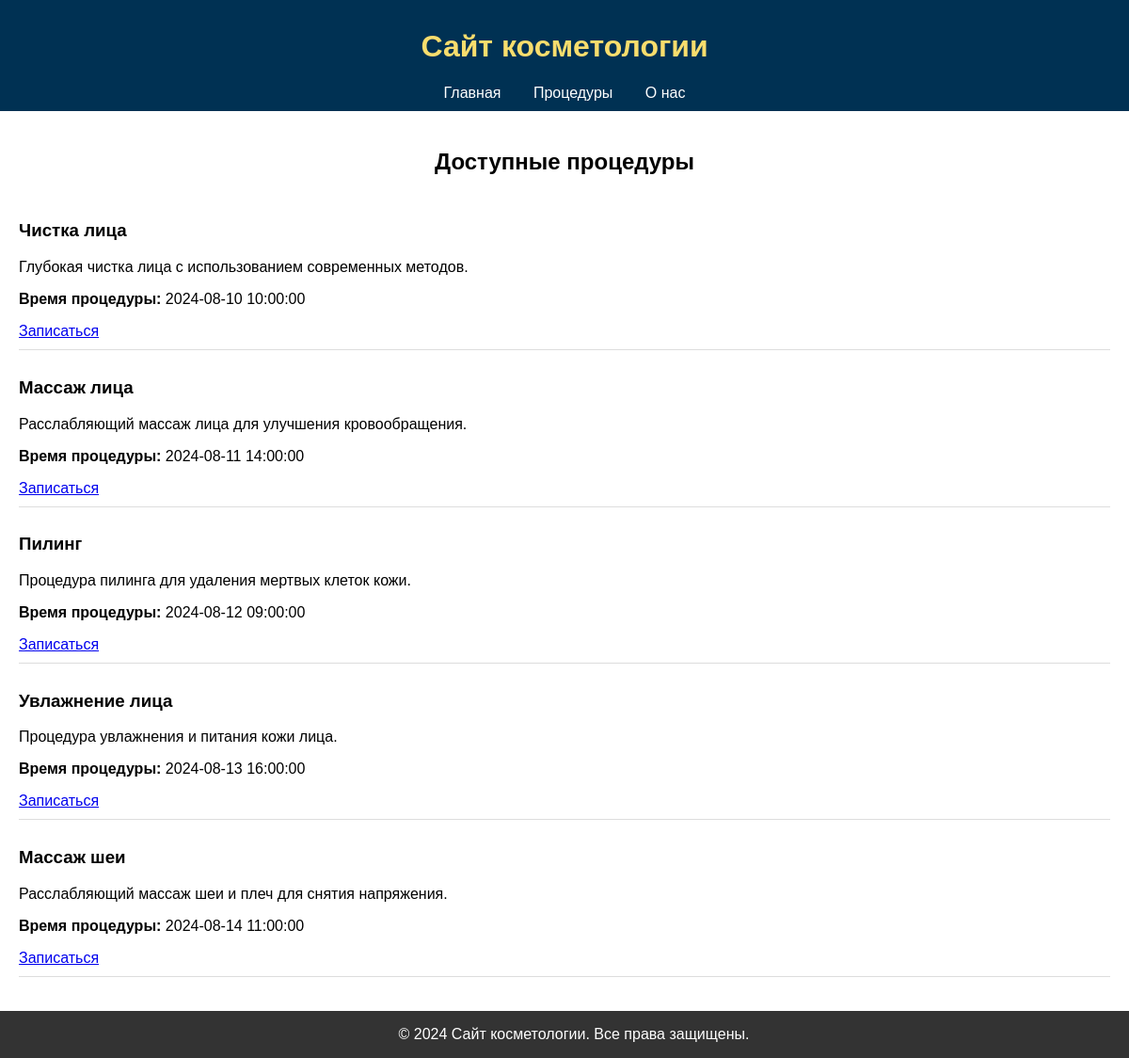
The app's page /appointments with its own data.
### models.py (models this page shows)
class Procedure(db.Model):
    id = db.Column(db.Integer, primary_key=True)
    name = db.Column(db.String(100), nullable=False)
    description = db.Column(db.Text, nullable=True)
    appointment_time = db.Column(db.DateTime, nullable=False)

### app.py (the view)
@app.route('/appointments')
def appointments():
    procedures = Procedure.query.all()
    return render_template('appointments.html', procedures=procedures)

### templates/appointments.html (shortened to what this page needs)
<!DOCTYPE html>
<html lang="ru">
<head>
    <link rel="stylesheet" href="{{ url_for('static', filename='style.css') }}">
</head>
<body>
    <header>
        <h1>Сайт косметологии</h1>
        <nav>
            <a href="{{ url_for('index') }}">Главная</a>
            <a href="{{ url_for('appointments') }}">Процедуры</a>
            <a href="{{ url_for('about') }}">О нас</a>
        </nav>
    </header>
    <main>
        <h2 style="text-align: center;">Доступные процедуры</h2>
        <ul>
            {% for procedure in procedures %}
                <li>
                    <h3>{{ procedure.name }}</h3>
                    <p>{{ procedure.description }}</p>
                    <p><strong>Время процедуры:</strong> {{ procedure.appointment_time }}</p>
                    <a href="{{ url_for('book', procedure_id=procedure.id) }}">Записаться</a>
                </li>
            {% endfor %}
        </ul>
    </main>
    <footer>
        <p>&copy; 2024 Сайт косметологии. Все права защищены.</p>
    </footer>
</body>
</html>

### static/style.css (style rules this page uses)
body { font-family: Arial, sans-serif; margin: 0; padding: 0; }
header { background-color: #003153; color: #f8dd6d; padding: 10px; text-align: center; }
header nav a { color: #fff; text-decoration: none; padding: 0 15px; }
main { padding: 20px; padding-bottom: 70px; }
footer { background-color: #333; color: #fff; text-align: center; padding: 10px; position: fixed; width: 100%; bottom: 0; height: 30px; display: flex; justify-content: center; align-items: center; }
ul { list-style-type: none; padding: 0; }
li { border-bottom: 1px solid #ddd; padding: 10px 0; }

### records on screen
Procedure: name "Чистка лица", description "Глубокая чистка лица с использованием современных методов.", appointment_time "2024-08-10 10:00:00"
Procedure: name "Массаж лица", description "Расслабляющий массаж лица для улучшения кровообращения.", appointment_time "2024-08-11 14:00:00"
Procedure: name "Пилинг", description "Процедура пилинга для удаления мертвых клеток кожи.", appointment_time "2024-08-12 09:00:00"
Procedure: name "Увлажнение лица", description "Процедура увлажнения и питания кожи лица.", appointment_time "2024-08-13 16:00:00"
Procedure: name "Массаж шеи", description "Расслабляющий массаж шеи и плеч для снятия напряжения.", appointment_time "2024-08-14 11:00:00"
